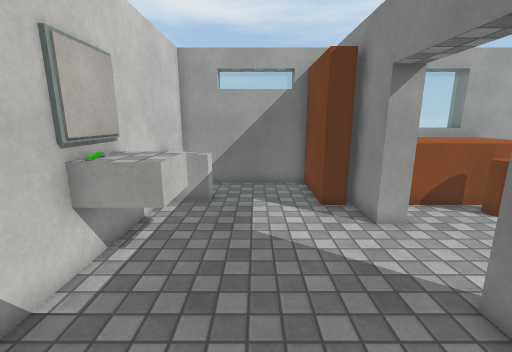
View 1 (above)

14 first-person views from a walk through a scene from a Unity 3-D project. The camera is 1.5 m above the floor, tilts 12° down and sees 90° across. The floor is counted in squares, 0.45 m on a side. Each view is taken from the middle of a square. On the plan, view 1 faces up. The plan holds only what a view shows up to about 20 squares ahead; the rest is blank. The place goes on beyond the plan. The player is left out. Door leaves are left out, so doorways stand open. Surface patterns are stand-ins for the level's own textures.

View 2
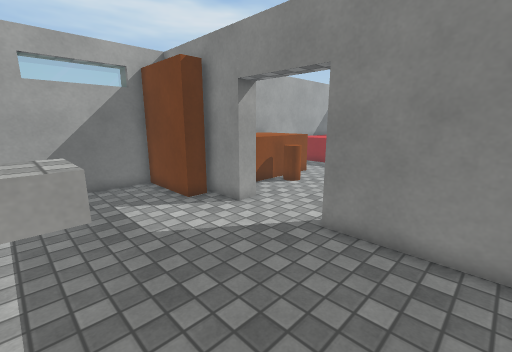

View 3
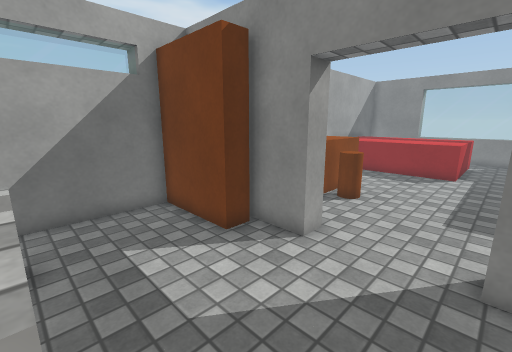

View 4
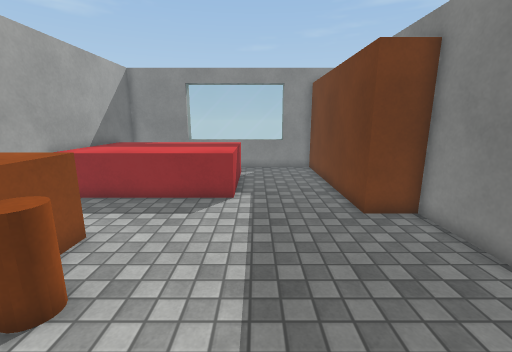

View 5
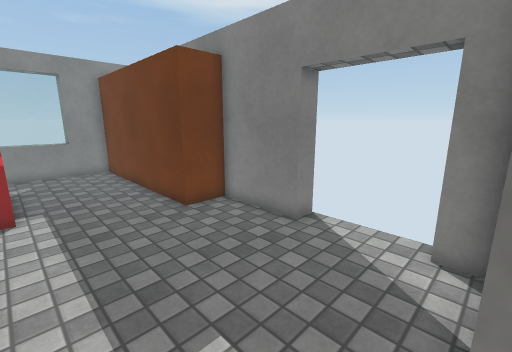

View 6
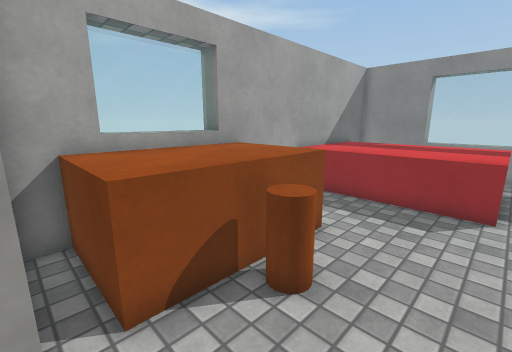

View 7
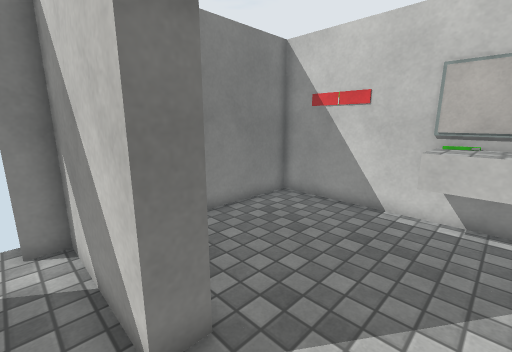

View 8
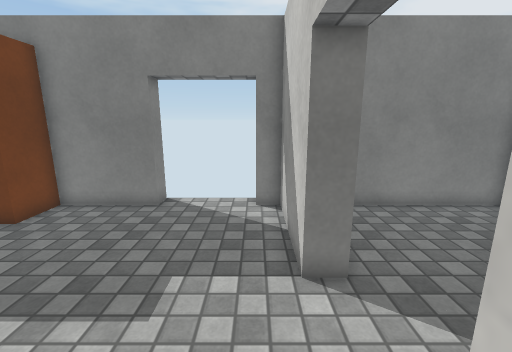

View 9
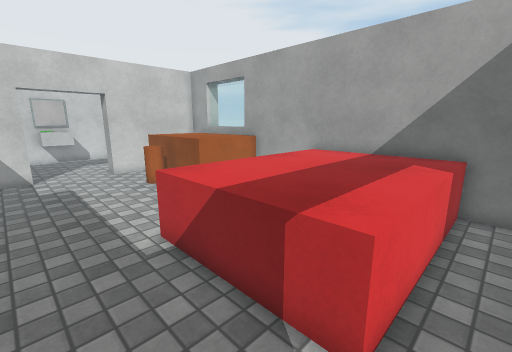

View 10
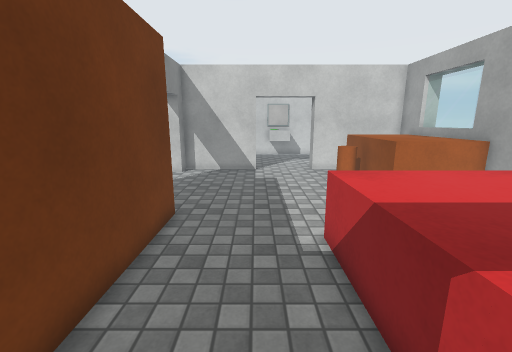

View 11
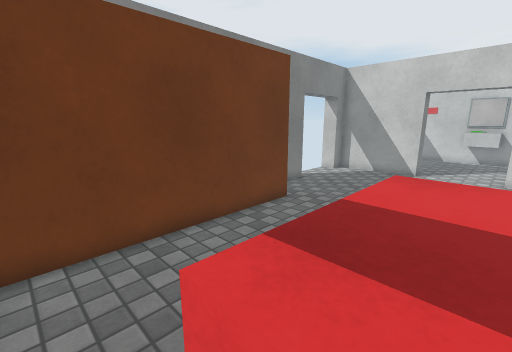

View 12
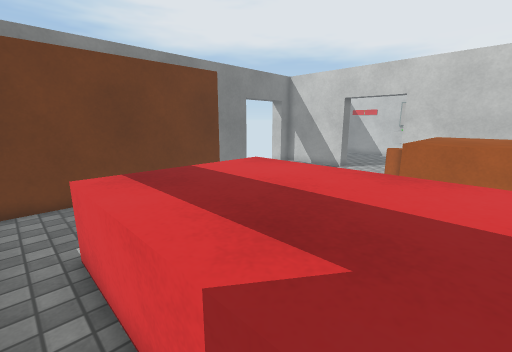

View 13
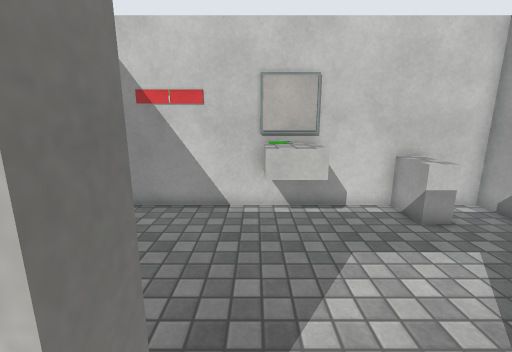

View 14
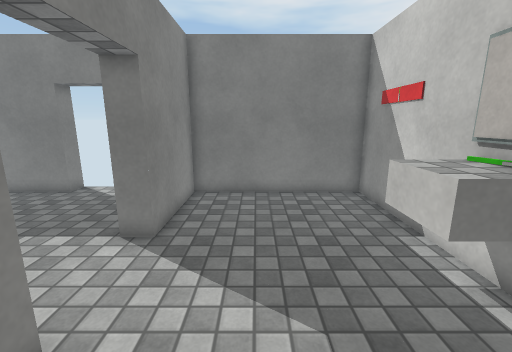

### Floor plan
Key: @ floor where view 1 was taken; # wall or solid block; . floor; D open door; = window, fence, low wall or low ledge; ^ raised ledge; B block; C cylinder.
Columns run from 4 left of view 1 to 25 right of it. Each row starts with its distance up from view 1.
 15            #== #
 14 ######## ###===##############
 13 #......# #^^^^^^^   ^^^^^^^.#
 12 #......# #^^^^^^^ ..^^^^^^^.#
 11 #BB....###^^^^^^^...^^^^^^^.#
 10 #B.....###^^^^^^^...^^^^^^^.##
  9 #.......##...C......^^^^^^^.==
  8 #.......##..........^^^^^^^.==
  7 #BB.................^^^^^^^.==
  6 #BB.................^^^^^^^.==
  5 #BB.........................==
  4 #.......##..................==
  3 #.......##..................=#
  2 #.......##..................##
  1 #.......##........###########
  0 #...@...##........#
 -1 ###########...#####
 -2           DDDDD

Positions as (right, up) in squares from view 1, and headings:
1: (0, 0), facing up
2: (-3, 0), facing up-right
3: (-2, 4), facing up-right
4: (5, 5), facing right
5: (5, 6), facing down-right
6: (5, 6), facing up-right
7: (6, 7), facing down-left
8: (6, 9), facing down
9: (23, 3), facing up-left
10: (23, 4), facing left
11: (23, 8), facing down-left
12: (23, 13), facing down-left
13: (6, 5), facing left
14: (1, 11), facing down
